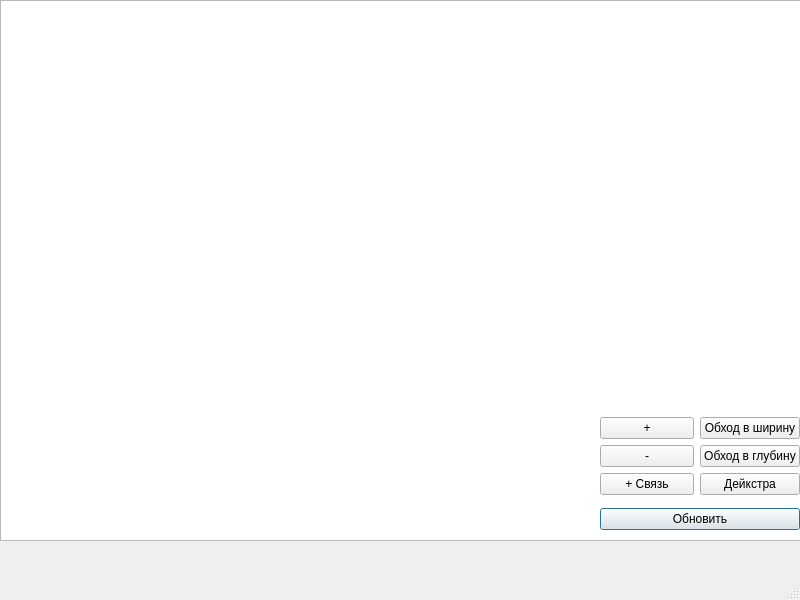
<?xml version="1.0" encoding="UTF-8"?>
<ui version="4.0">
 <class>MainWindow</class>
 <widget class="QMainWindow" name="MainWindow">
  <property name="geometry">
   <rect>
    <x>0</x>
    <y>0</y>
    <width>800</width>
    <height>600</height>
   </rect>
  </property>
  <property name="minimumSize">
   <size>
    <width>800</width>
    <height>600</height>
   </size>
  </property>
  <property name="maximumSize">
   <size>
    <width>800</width>
    <height>600</height>
   </size>
  </property>
  <property name="windowTitle">
   <string>MainWindow</string>
  </property>
  <property name="dockNestingEnabled">
   <bool>false</bool>
  </property>
  <widget class="QWidget" name="centralwidget">
   <widget class="QGraphicsView" name="grView">
    <property name="geometry">
     <rect>
      <x>0</x>
      <y>0</y>
      <width>801</width>
      <height>541</height>
     </rect>
    </property>
   </widget>
   <widget class="QWidget" name="">
    <property name="geometry">
     <rect>
      <x>600</x>
      <y>410</y>
      <width>200</width>
      <height>127</height>
     </rect>
    </property>
    <layout class="QVBoxLayout" name="verticalLayout_3">
     <item>
      <layout class="QHBoxLayout" name="horizontalLayout">
       <item>
        <layout class="QVBoxLayout" name="verticalLayout_2">
         <item>
          <widget class="QPushButton" name="addNode">
           <property name="text">
            <string>+</string>
           </property>
          </widget>
         </item>
         <item>
          <widget class="QPushButton" name="delNode">
           <property name="text">
            <string>-</string>
           </property>
          </widget>
         </item>
         <item>
          <widget class="QPushButton" name="addEdge">
           <property name="text">
            <string>+ Связь</string>
           </property>
          </widget>
         </item>
        </layout>
       </item>
       <item>
        <layout class="QVBoxLayout" name="verticalLayout">
         <item>
          <widget class="QPushButton" name="searchWidth">
           <property name="text">
            <string>Обход в ширину</string>
           </property>
          </widget>
         </item>
         <item>
          <widget class="QPushButton" name="searchInDepth">
           <property name="text">
            <string>Обход в глубину</string>
           </property>
          </widget>
         </item>
         <item>
          <widget class="QPushButton" name="dijkstra">
           <property name="text">
            <string>Дейкстра</string>
           </property>
          </widget>
         </item>
        </layout>
       </item>
      </layout>
     </item>
     <item>
      <widget class="QPushButton" name="upd">
       <property name="text">
        <string>Обновить</string>
       </property>
       <property name="autoDefault">
        <bool>false</bool>
       </property>
       <property name="default">
        <bool>true</bool>
       </property>
      </widget>
     </item>
    </layout>
   </widget>
  </widget>
  <widget class="QMenuBar" name="menubar">
   <property name="geometry">
    <rect>
     <x>0</x>
     <y>0</y>
     <width>800</width>
     <height>25</height>
    </rect>
   </property>
  </widget>
  <widget class="QStatusBar" name="statusbar"/>
 </widget>
 <resources/>
 <connections/>
</ui>
